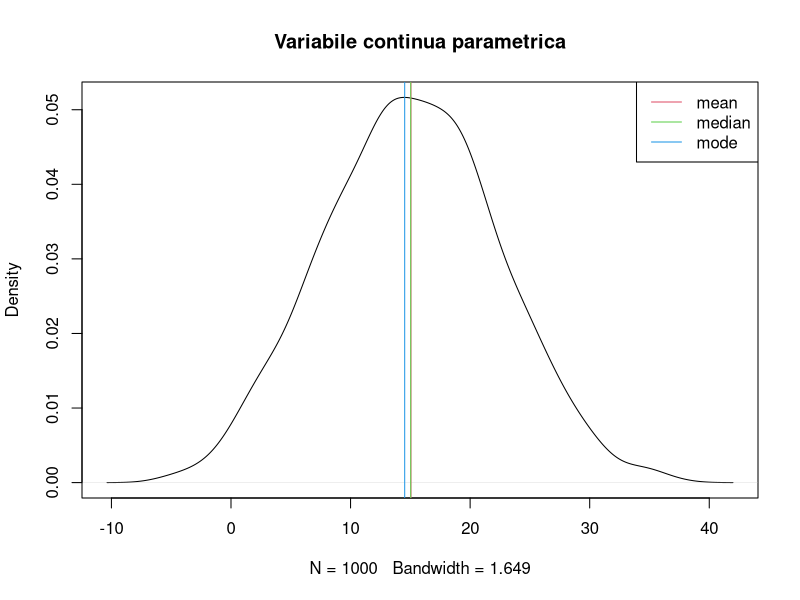
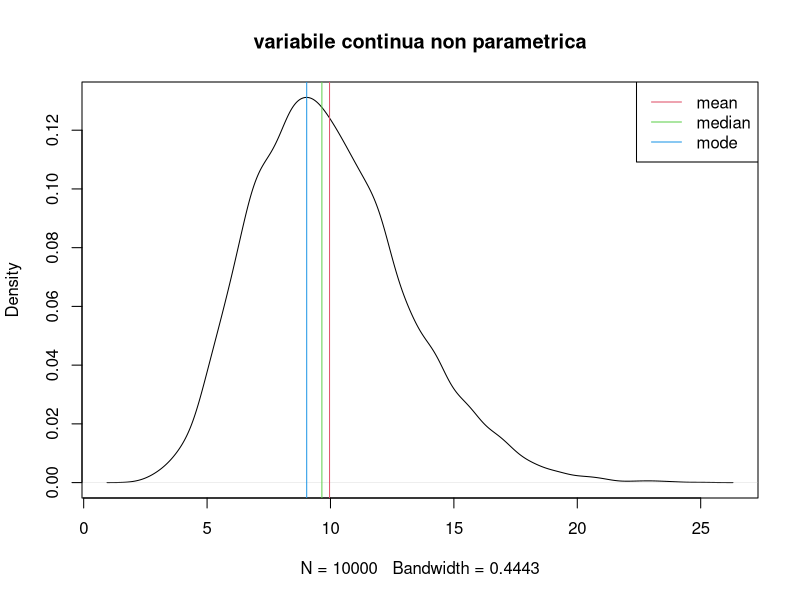
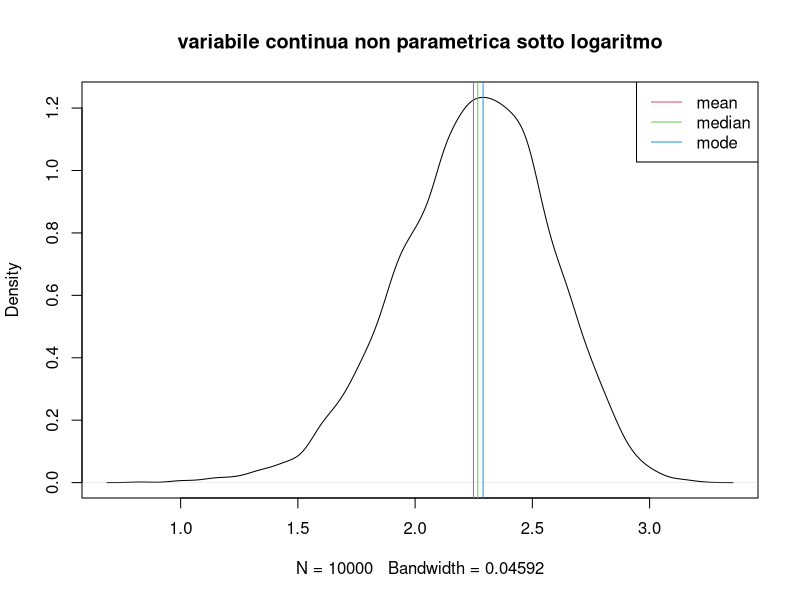
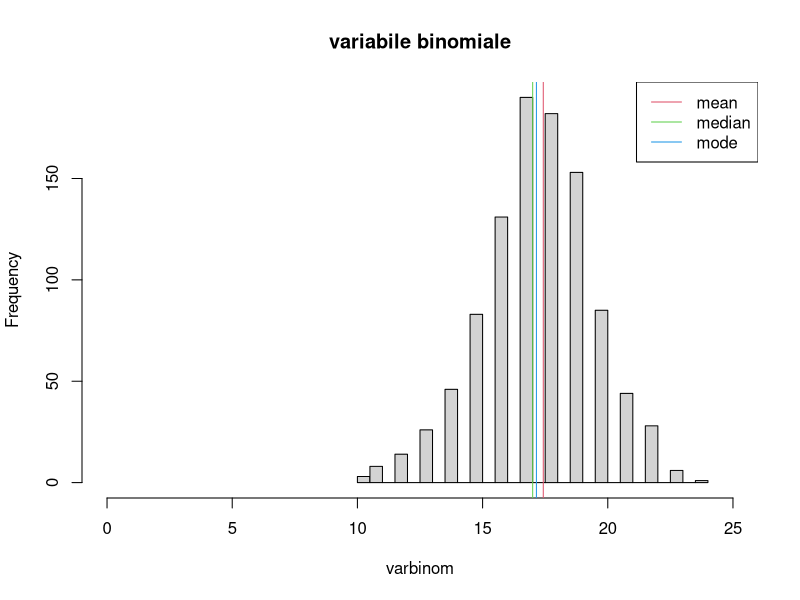
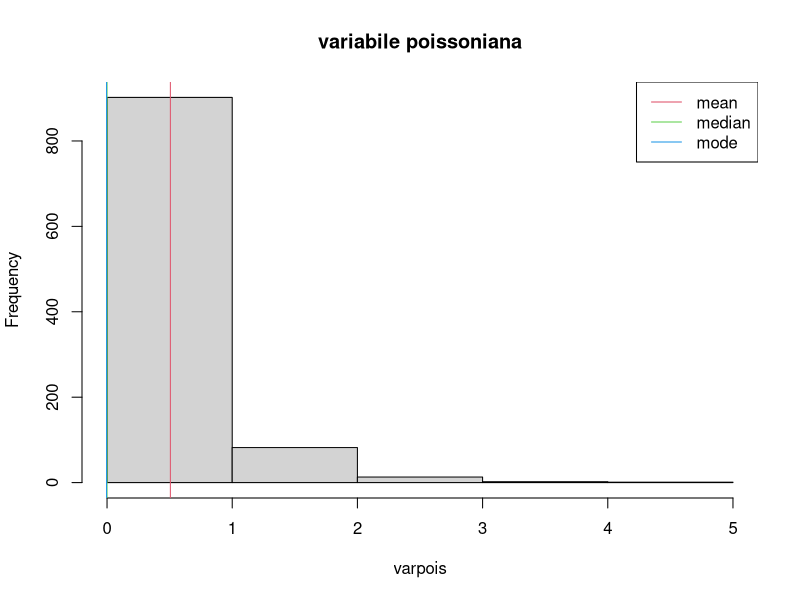
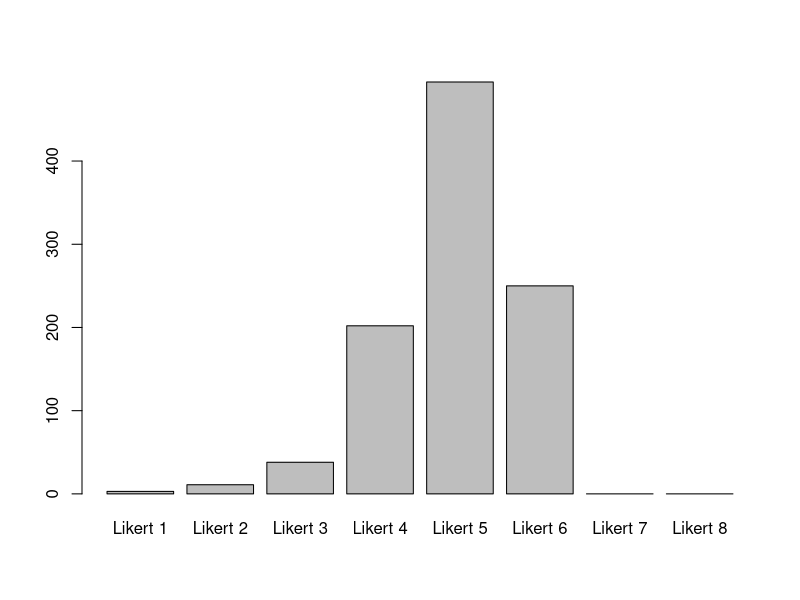
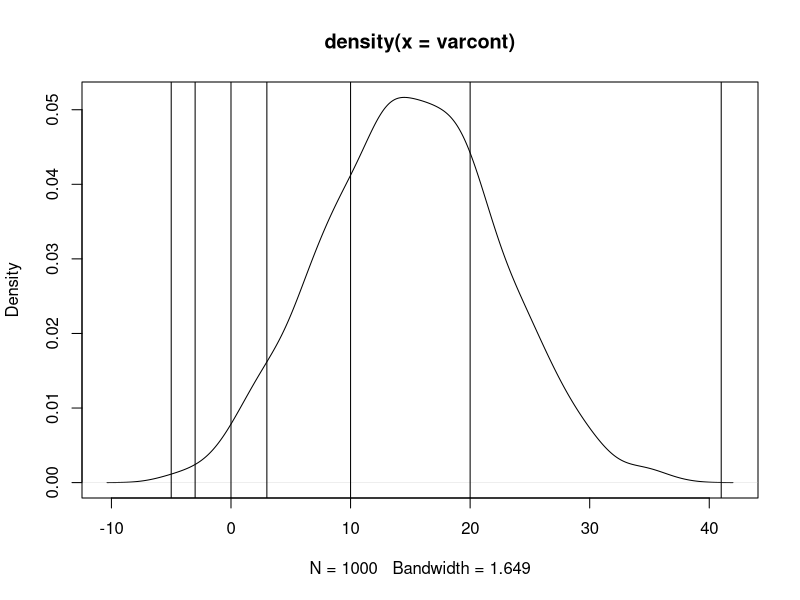

Write R code to recreate these figures, in order.
## 30/11/2021
## types of statistical variables

my_mode <- function(x) {
  if(length(x)>1){
    return(density(x)$x[which.max(density(x)$y)])
  }else return(x)
}

# Quelle che vediamo sono:
#   - scala continua (sotto: intervallare e numerica) parametrica
#   - scala continua non parametrica
#   - frequenze
#   - conteggi
#   - ordinali
# 
# Però classicamente queste variabili sono rappresentate in modo diverso.
# Per questo motivo qua sotto ti riporto qualcosa di più "classico", poi
# riprendiamo quello che abbiamo visto.

## Wikipedia: https://it.wikipedia.org/wiki/Variabile_(statistica)

# |                    Tipologia dei dati                   |                                     Contenuto informativo                                      |
# |:-------------------------------------------------------:|:----------------------------------------------------------------------------------------------:|
# | Scala nominale (es: the type of brain lesion) | Relazione d'equivalenza                                                                        |
# | Scala ordinale (es: likert scale) | Relazione d'equivalenza + Relazione d'ordine                                                   |
# | Scala intervallare (es: neurological level of spinal cord injury, number of lesioned voxels) | Relazione d'equivalenza + Relazione d'ordine + Relazione d'uguaglianza                         |
# | Scala di rapporto (es: reaction times) | Relazione d'equivalenza + Relazione d'ordine + Relazione d'uguaglianza + Relazione di rapporto |

# relazione d'equivalenza: you can say if two values are equal or not
# relazione d'ordine: you can say one value is greater or less than another
# relazione d'uguaglianza: if the difference between two values is the same between two different values
#   es: 17 - 7 and 34 - 24, the two differences have the same meaning
# relazione di rapporto: you can compute the decimals

# Torno ancora sulla tipologia di variabili, sulla differenza fra scala intervallare
# e di rapporto.
# La intervallare è una scala continua ma sulla quale non esistono i decimali.
# Il numero di anni compiuti ad esempio, il valore in euro degli oggetti
# (sotto il centesimo non vai... è un po' tirata ma vabbé), se
# lo trasformiamo in numerico l'altezza della lesione spinale,
# oppure il numero di voxel di una lesione.
# E' come se su questa misura non potessi aumentare la precisione a livello infinito...
# Ad un certo punto ti fermi, ma non per la precisione dello strumento, proprio
# perché non esiste altro.
# Su una scala invece a rapporto puoi aumentare questa precisione all'infinito.
# Pensa ai tempi di reazione, puoi misurarli in secondi, millisecondi, microsecondi, ecc...
# Potenzialmente potresti migliorare la precisione della misura in modo infinito.
# Ma questa differenza fra scala intervallare e ordinale non fa molta differenza a livello di analisi.

## continuous parametric variables

## è una variabile che può essere su scala intervallare o di rapporto.
## è caratterizzata dal rispettare gli assiomi di Gauss-Markov,
## in pratica ha media, moda e mediana equivalenti
## e la funzione di frequenza di probabilità
## simmetrica.

varcont <- rnorm( n = 1000, mean = 15, sd = 7 )
plot( density( varcont ), main = "Variabile continua parametrica" )
abline(v=mean(varcont), col = 2)
abline(v=median(varcont), col = 3)
abline(v=my_mode(varcont), col = 4 ) 
legend("topright",
       lty = c(1,1,1),
       col = 2:4,
       legend = c("mean", "median", "mode"))
## test che si possono utilizzare per analizzare questi dati
## - se 2 gruppi indipendenti t.test(gruppo1, gruppo2, paired = FALSE)
##                   t.test( y ~ group, data = dat, paired = FALSE)
## - se 2 condizioni dipendenti t.test(cond1, cond2, paired = TRUE)
##                   t.test( y ~ cond, data = dat, paired = TRUE)
## - se regressioni o tutti fattori indipendenti: lm
## - se fattori within-subjects, ANCOVA, fattori nested:
##                   aov, da afex aov_4 aov_car, mixed, da lme4 lmer
    
## continuous non-parametric variables

## è una variabile che può essere su scala intervallare o di rapporto.
## è caratterizzata dal NON rispettare gli assiomi di Gauss-Markov,
## in pratica ha media, moda e mediana NON equivalenti
## e la funzione di frequenza di probabilità
## NON è simmetrica.   
varcont2 <- rgamma( n = 10000, rate = 1, shape = 10 )
plot( density( varcont2 ) , main = "variabile continua non parametrica" )
abline(v=mean(varcont2), col = 2)
abline(v=median(varcont2), col = 3)
abline(v=my_mode(varcont2), col = 4 ) 
legend("topright",
       lty = c(1,1,1),
       col = 2:4,
       legend = c("mean", "median", "mode"))
## per analizzarla:
## 1- provare a trasformare la variabile e vedere se diventa normale, come col logaritmo
## - se 2 gruppi indipendenti wilcox.test(gruppo1, gruppo2, paired = FALSE)
##                   wilcox.test( y ~ group, data = dat, paired = FALSE)
## - se 2 condizioni dipendenti wilcox.test(cond1, cond2, paired = TRUE)
##                   wilcox.test( y ~ cond, data = dat, paired = TRUE)
## - se anova fattore unico indipendente: kruskal.test
## - se anova fattore unico dipendente: friedman.test
##                   aov, da afex aov_4 aov_car, mixed, da lme4 lmer
## - se modelo con effetti within e between, modelli lineari generalizzati
##          glm o glmer da pacchetto lme4, mixed da pacchetto afex
##          tempi di reazione: glmer con family = "Gamma"

varlogcont2 <- log( varcont2 )
plot( density( varlogcont2 ) , main = "variabile continua non parametrica sotto logaritmo" )
abline(v=mean(varlogcont2), col = 2)
abline(v=median(varlogcont2), col = 3)
abline(v=my_mode(varlogcont2), col = 4 ) 
legend("topright",
       lty = c(1,1,1),
       col = 2:4,
       legend = c("mean", "median", "mode"))

## frequency or binomial variables

## è una di frequenza caratterizzata da un massimo totale
## questo a livello teorico comporta la possibilità di
## poter calcolare una probabilità di successo/fallimento
       
varbinom <- rbinom(n = 1000, size = 25, prob = 0.7)
hist(  varbinom , main = "variabile binomiale", breaks = 25,
       xlim = c(0,25))
abline(v=mean(varbinom), col = 2)
abline(v=median(varbinom), col = 3)
abline(v=my_mode(varbinom), col = 4 ) 
legend("topright",
       lty = c(1,1,1),
       col = 2:4,
       legend = c("mean", "median", "mode"))
## test che si possono utilizzare per analizzare questi dati
## - se 2 gruppi indipendenti chisq.test(M)
## - se 2 condizioni dipendenti mcnemar.test(M)
## - se unico fattore between chisq.test(M)
## - se covariate, fattori multipli, ecc...
##      da lme4: glmer, da afex: mixed, da base: glm, sempre con family = "binomial"

## Esempi:
M <- cbind(
   c( 10, 5),
   c( 7, 19)
)
       
chisq.test(M)
mcnemar.test(M)

## da database ottenere la matrici per chisquare       
dat <- data.frame(
   yb <- c(
     rbinom(n = 50, size = 1, prob = 0.7),
     rbinom(n = 50, size = 1, prob = 0.3)
   ),
   group = rep(c("A", "B"), each = 50)
 )
       
a <- aggregate( yb ~ group, data = dat, FUN = sum)
a$no <- aggregate( yb ~ group, data = dat, FUN = function(x){length(x)-sum(x)})$yb
       
chisq.test(a[,2:3])
mcnemar.test(as.matrix(a[,2:3]))

## unico fattore between subjects
M <- rbind(
   c( 10, 5, 7, 8),
   c( 7, 19, 2, 100)
)
       
chisq.test(M)
       
## count or poissonian variables

## è un conteggio, non abbiamo un numero fisso massimo
## es: numero di nascite / morti
##     numero di macchine rosse che passano in un'ora

varpois <- rpois(n = 1000, lambda = 0.5)
hist(  varpois , main = "variabile poissoniana", breaks = max(varpois),
       xlim = c(0,max(varpois)))
abline(v=mean(varpois), col = 2)
abline(v=median(varpois), col = 3)
abline(v=my_mode(varpois), col = 4 ) 
legend("topright",
       lty = c(1,1,1),
       col = 2:4,
       legend = c("mean", "median", "mode"))
## test che si possono utilizzare per analizzare questi dati
## - se 2 gruppi indipendenti chisq.test(M)
## - se 2 condizioni dipendenti mcnemar.test(M)
## - se unico fattore between chisq.test(M)
## - se covariate, fattori multipli, ecc...
##      da lme4: glmer, da afex: mixed, da base: glm, sempre con family = "poisson" <--

## ordinal variables

## è una scala likert, ma non il punteggio totale di un questionario validato
## es: singola domanda di embodiment
       
varorder <- cut( varcont, breaks = c(-5, -3, 0, 3, 10, 20, 41))
levels(varorder) <- paste("Likert", 1:8)
barplot(table(varorder))

plot( density( varcont ) )
abline(v=c(-5, -3, 0, 3, 10, 20, 41))
## per analizzarla:
## - se 2 gruppi indipendenti wilcox.test(gruppo1, gruppo2, paired = FALSE)
##                   wilcox.test( y ~ group, data = dat, paired = FALSE)
## - se 2 condizioni dipendenti wilcox.test(cond1, cond2, paired = TRUE)
##                   wilcox.test( y ~ cond, data = dat, paired = TRUE)
## - se anova fattore unico indipendente: kruskal.test
## - se anova fattore unico dipendente: friedman.test
## - se modelo con effetti within e between, modelli lineari generalizzati
##          clmm o clmm2 da pacchetto ordinal